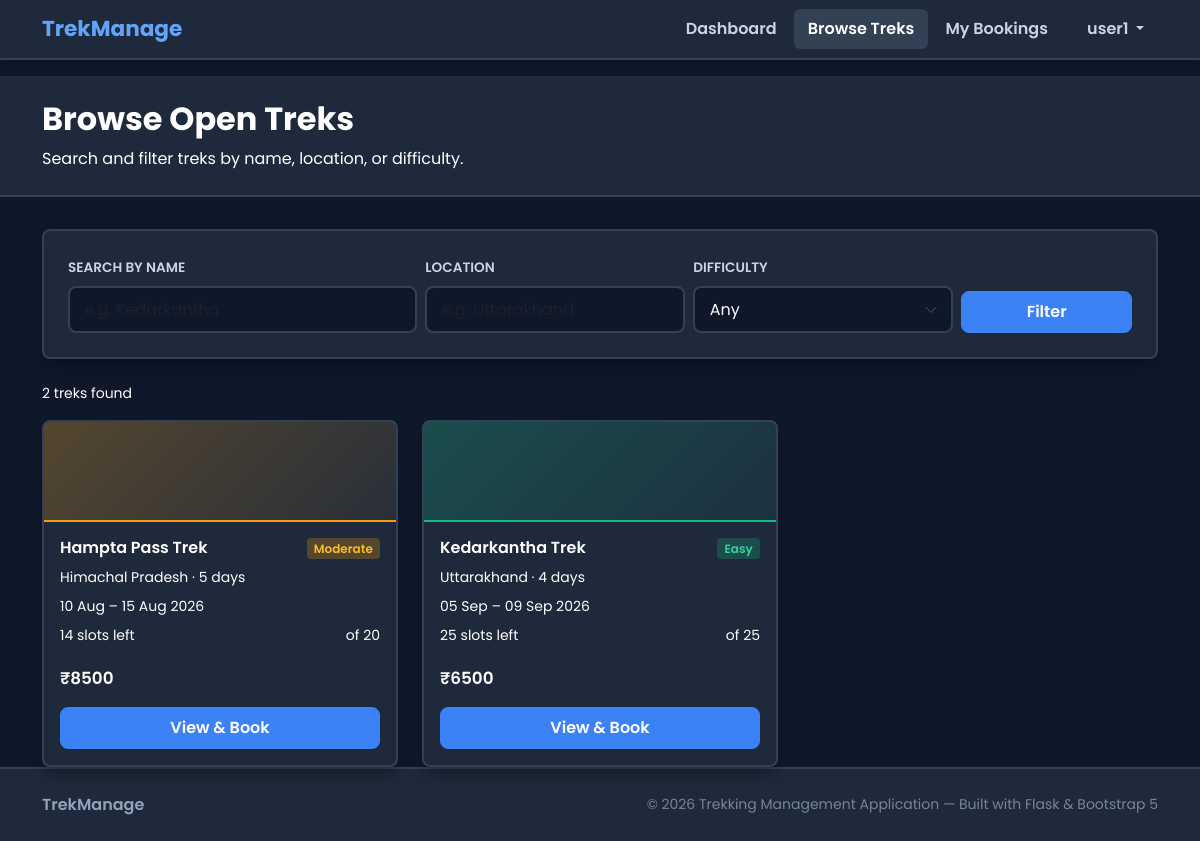
Screenshot of /user/treks (signed in) with the database file from the repository.
### models.py (models this page shows, shortened)
class User(UserMixin, db.Model):
    __tablename__ = "users"
    id = db.Column(db.Integer, primary_key=True)
    name = db.Column(db.String(120), nullable=False)
    username = db.Column(db.String(80), unique=True, nullable=False)
    email = db.Column(db.String(120), unique=True, nullable=False)
    phone = db.Column(db.String(20), nullable=True)
    password = db.Column(db.String(255), nullable=False)
    role = db.Column(db.String(20), nullable=False, default="user")
    is_approved = db.Column(db.Boolean, default=False)
    is_blacklisted = db.Column(db.Boolean, default=False)
    created_at = db.Column(db.DateTime, default=datetime.utcnow)
    assigned_treks = db.relationship(
        "Trek", backref="staff", foreign_keys="Trek.assigned_staff_id"
    )
    bookings = db.relationship(
        "Booking", backref="trekker", foreign_keys="Booking.user_id"
    )
    @property
    def is_active(self):
        if self.is_blacklisted:
            return False
        if self.role == "staff" and not self.is_approved:
            return False
        return True

class Trek(db.Model):
    __tablename__ = "treks"
    id = db.Column(db.Integer, primary_key=True)
    name = db.Column(db.String(150), nullable=False)
    location = db.Column(db.String(150), nullable=False)
    difficulty = db.Column(db.String(20), nullable=False)
    duration = db.Column(db.Integer, nullable=False)
    description = db.Column(db.Text, nullable=True)
    total_slots = db.Column(db.Integer, nullable=False, default=10)
    available_slots = db.Column(db.Integer, nullable=False, default=10)
    assigned_staff_id = db.Column(db.Integer, db.ForeignKey("users.id"), nullable=True)
    status = db.Column(db.String(20), nullable=False, default="Pending")
    start_date = db.Column(db.Date, nullable=True)
    end_date = db.Column(db.Date, nullable=True)
    price = db.Column(db.Float, nullable=False, default=0.0)
    created_at = db.Column(db.DateTime, default=datetime.utcnow)
    bookings = db.relationship("Booking", backref="trek", cascade="all, delete-orphan")

### app.py (the view)
@app.route("/user/treks")
@login_required
def user_treks():
    if current_user.role != "user":
        abort(403)
    query = Trek.query.filter_by(status="Open")
    location = request.args.get("location", "").strip()
    difficulty = request.args.get("difficulty", "").strip()
    search = request.args.get("q", "").strip()
    if location:
        query = query.filter(Trek.location.ilike(f"%{location}%"))
    if difficulty:
        query = query.filter_by(difficulty=difficulty)
    if search:
        query = query.filter(Trek.name.ilike(f"%{search}%"))
    treks = query.order_by(Trek.start_date.asc()).all()
    my_trek_ids = {
        b.trek_id for b in Booking.query.filter_by(user_id=current_user.id, status="Booked").all()
    }
    return render_template(
        "user/treks.html",
        treks=treks,
        my_trek_ids=my_trek_ids,
        location=location,
        difficulty=difficulty,
        search=search,
    )

### app.py (called while the page is built)
@login_manager.user_loader
def load_user(user_id):
    return db.session.get(User, int(user_id))

### templates/user/treks.html (shortened to what this page needs)
{% extends "base.html" %}
{% block content %}
<div class="page-header">
    <div class="container">
        <h2>Browse Open Treks</h2>
        <p>Search and filter treks by name, location, or difficulty.</p>
    </div>
</div>
<div class="container">
    <form method="GET" class="table-card mb-4">
        <div class="row g-2 align-items-end">
            <div class="col-md-4">
                <label class="form-label">Search by name</label>
                <input type="text" name="q" class="form-control" value="{{ search }}"
                       placeholder="e.g. Kedarkantha">
            </div>
            <div class="col-md-3">
                <label class="form-label">Location</label>
                <input type="text" name="location" class="form-control" value="{{ location }}"
                       placeholder="e.g. Uttarakhand">
            </div>
            <div class="col-md-3">
                <label class="form-label">Difficulty</label>
                <select class="form-select" name="difficulty">
                    <option value="">Any</option>
                </select>
            </div>
            <div class="col-md-2 d-flex gap-1">
                <button type="submit" class="btn btn-brand flex-fill">
                    Filter
                </button>
            </div>
        </div>
    </form>
    {% if treks %}
    <p class="text-muted small mb-3">
        {{ treks|length }} trek{{ 's' if treks|length != 1 else '' }} found
    </p>
    {% endif %}
    {% if treks %}
    <div class="row g-4">
        {% for trek in treks %}
        <div class="col-md-6 col-lg-4">
            <div class="card trek-card h-100">
                <div class="trek-banner trek-banner-{{ trek.difficulty|lower }}">
                </div>
                <div class="card-body d-flex flex-column">
                    <div class="d-flex justify-content-between align-items-start mb-2">
                        <h5 class="card-title mb-0 fw-600" style="font-size:1rem;">{{ trek.name }}</h5>
                        <span class="badge badge-diff-{{ trek.difficulty }} ms-2 flex-shrink-0">{{ trek.difficulty }}</span>
                    </div>
                    <p class="text-muted small mb-2">
                        {{ trek.location }} &middot; {{ trek.duration }} days
                    </p>
                    {% if trek.start_date %}
                    <p class="small text-muted mb-2">
                        {{ trek.start_date.strftime('%d %b') }} – {{ trek.end_date.strftime('%d %b %Y') }}
                    </p>
                    {% endif %}
                    <div class="mb-3">
                        <div class="d-flex justify-content-between small text-muted mb-1">
                            <span>{{ trek.available_slots }} slots left</span>
                            <span>of {{ trek.total_slots }}</span>
                        </div>
                    </div>
                    <div class="d-flex justify-content-between align-items-center mb-3">
                        <span class="fw-600 text-forest" style="font-size:1.05rem;">
                            ₹{{ "%.0f"|format(trek.price) }}
                        </span>
                    </div>
                    <div class="mt-auto">
                        {% if trek.id in my_trek_ids %}
                            <button class="btn btn-outline-brand w-100" disabled>
                                Already Booked
                            </button>
                        {% else %}
                            <a href="{{ url_for('user_trek_detail', trek_id=trek.id) }}"
                               class="btn btn-brand w-100">
                                View &amp; Book
                            </a>
                        {% endif %}
                    </div>
                </div>
            </div>
        </div>
        {% endfor %}
    </div>
    {% endif %}
</div>
{% endblock %}

### templates/base.html (shortened to what this page needs)
<!DOCTYPE html>
<html lang="en">
<head>
    <link href="https://cdn.jsdelivr.net/npm/bootstrap@5.3.3/dist/css/bootstrap.min.css" rel="stylesheet">
    <link href="https://cdn.jsdelivr.net/npm/bootstrap-icons@1.11.3/font/bootstrap-icons.min.css" rel="stylesheet">
    <link rel="stylesheet" href="{{ url_for('static', filename='css/style.css') }}">
</head>
<body>
<nav class="navbar navbar-expand-lg navbar-dark sticky-top">
    <div class="container">
        <a class="navbar-brand" href="{{ url_for('index') }}">
            TrekManage
        </a>
        <div class="collapse navbar-collapse" id="navMain">
            <ul class="navbar-nav ms-auto align-items-lg-center gap-1">
                {% if current_user.is_authenticated %}
                    {% if current_user.role == 'admin' %}
                        <li class="nav-item">
                            <a class="nav-link {% if request.endpoint == 'admin_dashboard' %}active{% endif %}" href="{{ url_for('admin_dashboard') }}">
                                Dashboard
                            </a>
                        </li>
                        <li class="nav-item">
                            <a class="nav-link {% if request.endpoint in ['admin_treks','admin_trek_new','admin_trek_edit'] %}active{% endif %}" href="{{ url_for('admin_treks') }}">
                                Treks
                            </a>
                        </li>
                        <li class="nav-item">
                            <a class="nav-link {% if request.endpoint == 'admin_staff' %}active{% endif %}" href="{{ url_for('admin_staff') }}">
                                Staff
                            </a>
                        </li>
                        <li class="nav-item">
                            <a class="nav-link {% if request.endpoint == 'admin_users' %}active{% endif %}" href="{{ url_for('admin_users') }}">
                                Users
                            </a>
                        </li>
                        <li class="nav-item">
                            <a class="nav-link {% if request.endpoint == 'admin_bookings' %}active{% endif %}" href="{{ url_for('admin_bookings') }}">
                                Bookings
                            </a>
                        </li>
                        <li class="nav-item">
                            <a class="nav-link {% if request.endpoint == 'admin_search' %}active{% endif %}" href="{{ url_for('admin_search') }}">
                                Search
                            </a>
                        </li>
                    {% elif current_user.role == 'staff' %}
                        <li class="nav-item">
                            <a class="nav-link {% if request.endpoint == 'staff_dashboard' %}active{% endif %}" href="{{ url_for('staff_dashboard') }}">
                                My Treks
                            </a>
                        </li>
                    {% else %}
                        <li class="nav-item">
                            <a class="nav-link {% if request.endpoint == 'user_dashboard' %}active{% endif %}" href="{{ url_for('user_dashboard') }}">
                                Dashboard
                            </a>
                        </li>
                        <li class="nav-item">
                            <a class="nav-link {% if request.endpoint == 'user_treks' %}active{% endif %}" href="{{ url_for('user_treks') }}">
                                Browse Treks
                            </a>
                        </li>
                        <li class="nav-item">
                            <a class="nav-link {% if request.endpoint == 'user_bookings' %}active{% endif %}" href="{{ url_for('user_bookings') }}">
                                My Bookings
                            </a>
                        </li>
                    {% endif %}
                    <li class="nav-item dropdown ms-lg-2">
                        <a class="nav-link dropdown-toggle" href="#" role="button" data-bs-toggle="dropdown" aria-expanded="false">
                            {{ current_user.username }}
                        </a>
                    </li>
                {% else %}
                    <li class="nav-item"><a class="nav-link" href="{{ url_for('login') }}">Login</a></li>
                    <li class="nav-item ms-lg-1">
                        <a class="btn btn-brand btn-sm px-3" href="{{ url_for('register') }}">Sign Up</a>
                    </li>
                {% endif %}
            </ul>
        </div>
    </div>
</nav>
<main>
    {% block content %}{% endblock %}
</main>
<footer class="footer mt-auto py-4">
    <div class="container d-flex flex-column flex-md-row justify-content-between align-items-center gap-2">
        <span class="fw-semibold">TrekManage</span>
        <small class="opacity-75">&copy; 2026 Trekking Management Application &mdash; Built with Flask &amp; Bootstrap 5</small>
    </div>
</footer>
</body>
</html>

### static/css/style.css (style rules this page uses)
:root { --bg-color: #0f172a; --panel-color: #1e293b; --border-color: #334155; --text-primary: #f8fafc; --text-secondary: #cbd5e1; --text-muted: #94a3b8; --primary-blue: #3b82f6; --primary-blue-hover: #60a5fa; --color-green: #10b981; --color-red: #ef4444; --color-orange: #f59e0b; --color-purple: #a78bfa; --card-radius: 8px; --transition-speed: 0.15s; }
*, *::before, *::after { box-sizing: border-box; }
body { font-family: 'Poppins', sans-serif; background-color: var(--bg-color); color: var(--text-primary); min-height: 100vh; display: flex; flex-direction: column; margin: 0; }
main { flex: 1; }
.navbar { background-color: #1e293b; border-bottom: 2px solid var(--border-color); box-shadow: 0 4px 6px -1px rgba(0, 0, 0, 0.2); }
.navbar-brand { font-weight: 700; font-size: 1.35rem; color: var(--primary-blue-hover) !important; }
.navbar-nav .nav-link { color: var(--text-secondary) !important; font-weight: 600; padding: .5rem .85rem !important; border-radius: 6px; transition: all var(--transition-speed); }
.navbar-nav .nav-link:hover, .navbar-nav .nav-link.active { background-color: var(--border-color); color: #fff !important; }
.badge { border-radius: 4px; font-weight: 600; padding: .35em .6em; }
.badge-diff-Easy { background-color: rgba(16, 185, 129, 0.25); color: #34d399; }
.badge-diff-Moderate { background-color: rgba(245, 158, 11, 0.25); color: #fbbf24; }
.btn-brand { background-color: var(--primary-blue); border: 1px solid var(--primary-blue); color: #fff; font-weight: 600; border-radius: var(--card-radius); padding: .5rem 1.25rem; transition: all var(--transition-speed); }
.card { background-color: var(--panel-color); border: 2px solid var(--border-color); border-radius: var(--card-radius); box-shadow: 0 10px 15px -3px rgba(0, 0, 0, 0.3); transition: transform var(--transition-speed), border-color var(--transition-speed); color: var(--text-primary); }
.trek-card .trek-banner { height: 100px; border-radius: 6px 6px 0 0; display: flex; align-items: center; justify-content: center; }
.trek-banner-easy { background: linear-gradient(135deg, rgba(16, 185, 129, 0.25) 0%, rgba(16, 185, 129, 0.05) 100%); border-bottom: 2px solid var(--color-green); }
.trek-banner-moderate { background: linear-gradient(135deg, rgba(245, 158, 11, 0.25) 0%, rgba(245, 158, 11, 0.05) 100%); border-bottom: 2px solid var(--color-orange); }
.table-card { background-color: var(--panel-color); border: 2px solid var(--border-color); border-radius: var(--card-radius); padding: 1.5rem; box-shadow: 0 10px 15px -3px rgba(0, 0, 0, 0.3); }
.page-header { background-color: var(--panel-color); border-bottom: 2px solid var(--border-color); padding: 1.5rem 0; margin-bottom: 2rem; }
.page-header h2 { font-weight: 700; color: var(--text-primary); }
.page-header p { color: var(--text-secondary); margin-bottom: 0; }
.form-label { font-weight: 600; color: var(--text-secondary); font-size: .85rem; text-transform: uppercase; }
.form-control, .form-select { background-color: var(--bg-color); color: var(--text-primary); border-radius: var(--card-radius); border: 2px solid var(--border-color); padding: .6rem .9rem; transition: border-color var(--transition-speed); }
footer.footer { background-color: #1e293b; border-top: 2px solid var(--border-color); color: var(--text-muted); }
.fw-600 { font-weight: 600; }
.text-forest { color: #34d399; }
.card, .card-body, .table-card, .table, .table td, .table th, .stat-card, .stat-value, .stat-title, .text-muted, .form-text, .small, main p, main h2, main h3, main h5, main div, main span:not(.badge), main td, main th, main a:not(.btn):not(.badge) { color: #ffffff !important; }

### rows the page displays
User: username "user1"
Trek: name "Hampta Pass Trek", difficulty "Moderate", location "Himachal Pradesh", duration "5", start_date "10 Aug", end_date "15 Aug 2026", available_slots "14", total_slots "20", price "8500"
Trek: name "Kedarkantha Trek", difficulty "Easy", location "Uttarakhand", duration "4", start_date "05 Sep", end_date "09 Sep 2026", available_slots "25", total_slots "25", price "6500"

### other values shown
{{ treks|length }} "2"
{{ 's' if treks|length != 1 else '' }} "s"
